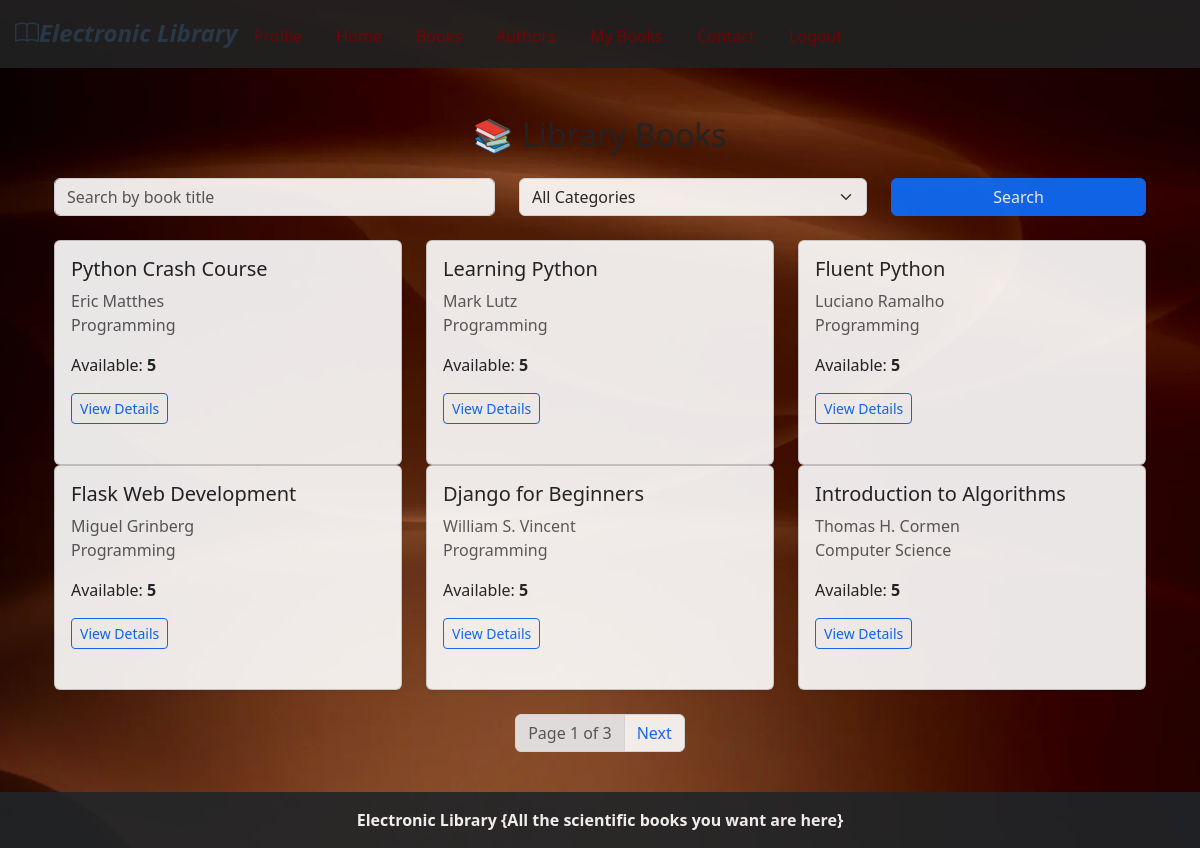
Page /books/ (signed in) on the committed database.
### library/models.py (models this page shows, shortened)
class Book(models.Model):
    title = models.CharField(max_length=200)
    author = models.ForeignKey(Author, on_delete=models.CASCADE)
    category = models.ForeignKey(Category, on_delete=models.SET_NULL, null=True)
    description = models.TextField()
    publication_year = models.IntegerField()
    pages = models.IntegerField()
    language = models.CharField(max_length=50)
    total_copies = models.PositiveIntegerField()
    available_copies = models.PositiveIntegerField()
    cover = models.ImageField(upload_to='books/')
    created_at = models.DateTimeField(auto_now_add=True)

class Author(models.Model):
    name = models.CharField(max_length=150)
    bio = models.TextField()
    photo = models.ImageField(upload_to='authors/', null=True, blank=True)

class Category(models.Model):
    name = models.CharField(max_length=100)

### library/views.py (the view)
# urls.py: path('books/', books, name='books'),
@login_required(login_url="/")
def books(request):
    books_qs = Book.objects.select_related("author", "category").all()
    categories = Category.objects.all()
    search = request.GET.get("search")
    if search:
        books_qs = books_qs.filter(title__icontains=search)
    category_id = request.GET.get("category")
    if category_id and category_id.isdigit():
        books_qs = books_qs.filter(category_id=int(category_id))
    paginator = Paginator(books_qs, 6)
    page_number = request.GET.get("page")
    page_obj = paginator.get_page(page_number)
    context = {
        "page_obj": page_obj,
        "categories": categories,
        "search": search,
        "category_id": category_id,
    }
    return render(request, "library/books.html", context)

### library/templates/library/books.html (shortened to what this page needs)
{% extends "base.html" %}
{% block content %}
<div class="container mt-4">
    <h2 class="mb-4 text-center">📚 Library Books</h2>
    <form method="get" class="row mb-4">
        <div class="col-md-5">
            <input
                type="text"
                name="search"
                value="{{ search|default:'' }}"
                class="form-control"
                placeholder="Search by book title"
            >
        </div>
        <div class="col-md-4">
            <select name="category" class="form-select">
                <option value="">All Categories</option>
            </select>
        </div>
        <div class="col-md-3">
            <button class="btn btn-primary w-100">Search</button>
        </div>
    </form>
    <div class="row">
        {% for book in page_obj %}
        <div class="col-md-4">
            <div class="card mb-4 shadow-sm h-100">
                <div class="card-body">
                    <h5>{{ book.title }}</h5>
                    <p class="text-muted">
                        {{ book.author.name }}<br>
                        {{ book.category.name }}
                    </p>
                    <p>
                        Available:
                        <strong>{{ book.available_copies }}</strong>
                    </p>
                    <a href="/book/{{ book.id }}/" class="btn btn-sm btn-outline-primary">
                        View Details
                    </a>
                </div>
            </div>
        </div>
        {% empty %}
        <p class="text-center text-muted">No books found.</p>
        {% endfor %}
    </div>
    <nav class="mt-4">
        <ul class="pagination justify-content-center">
            <li class="page-item disabled">
                <span class="page-link">
                    Page {{ page_obj.number }} of {{ page_obj.paginator.num_pages }}
                </span>
            </li>
            {% if page_obj.has_next %}
            <li class="page-item">
                <a class="page-link"
                href="?page={{ page_obj.next_page_number }}{% if search %}&search={{ search }}{% endif %}{% if category_id %}&category={{ category_id }}{% endif %}">
                    Next
                </a>
            </li>
            {% endif %}
        </ul>
    </nav>
</div>
{% endblock %}

### library/templates/library/books.html (style rules this page uses)
body { background-image: url('/media/back ground/maktaba.jpg'); background-size: cover; background-position: center; background-attachment: fixed; opacity: 0.9; }

### templates/base.html (style rules this page uses)
html, body { height: 100%; margin: 0; display: flex; flex-direction: column; }
.container { flex: 1; }

### rows in the picture
Book: title "Python Crash Course", author.name "Eric Matthes", category.name "Programming", available_copies "5"
Book: title "Learning Python", author.name "Mark Lutz", category.name "Programming", available_copies "5"
Book: title "Fluent Python", author.name "Luciano Ramalho", category.name "Programming", available_copies "5"
Book: title "Flask Web Development", author.name "Miguel Grinberg", category.name "Programming", available_copies "5"
Book: title "Django for Beginners", author.name "William S. Vincent", category.name "Programming", available_copies "5"
Book: title "Introduction to Algorithms", author.name "Thomas H. Cormen", category.name "Computer Science", available_copies "5"

### other values in the picture
{{ page_obj.number }} "1"
{{ page_obj.paginator.num_pages }} "3"
